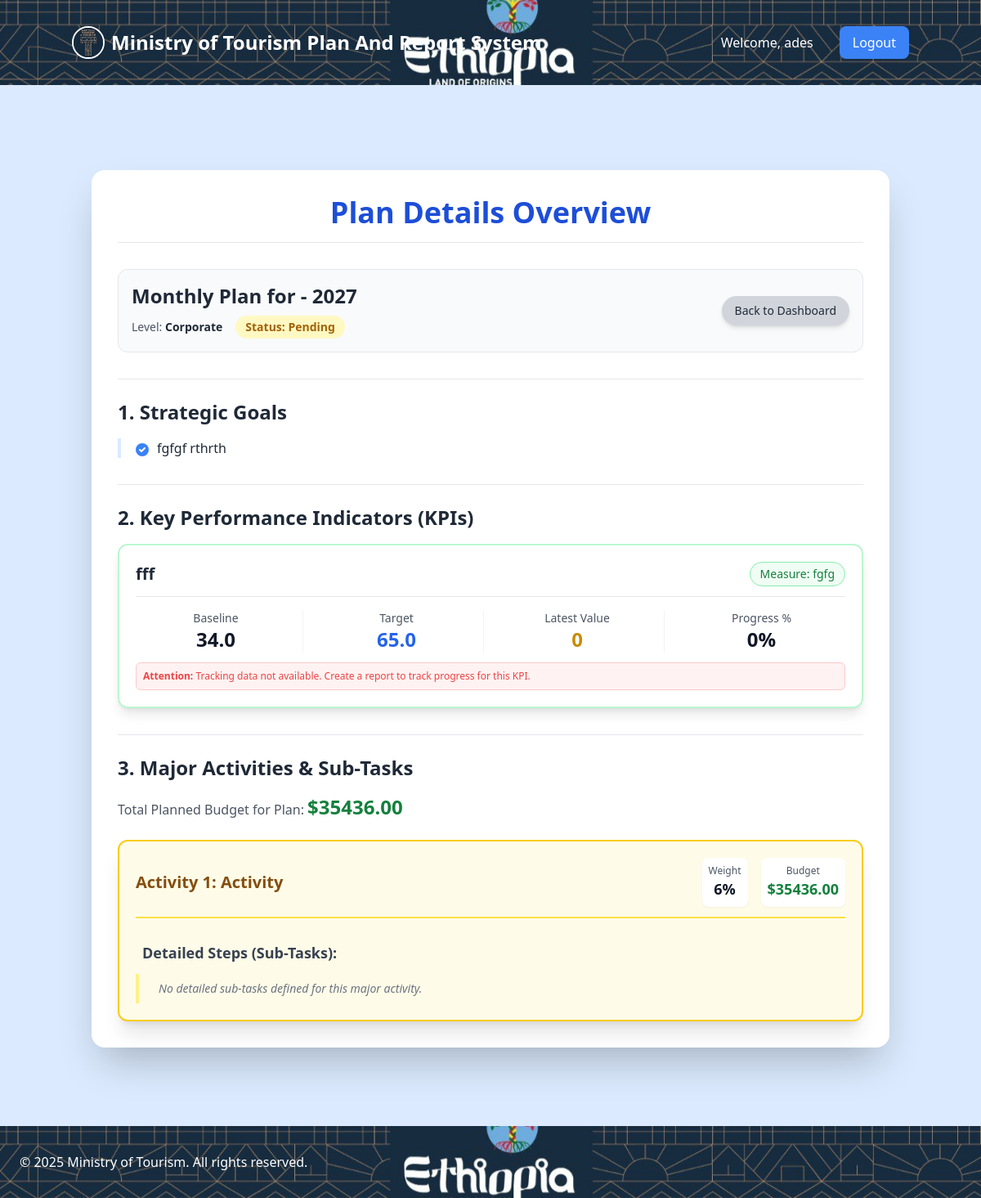
Screenshot of /plans/24/ (signed in) with the database file from the repository.
### accounts/models.py (models this page shows, shortened)
class User(AbstractUser):
    ROLE_CHOICES = (
        ('CORPORATE', 'Corporate'),
        ('STRATEGIC-TEAM', 'Strategic-Team'),
        ('MD', 'MD'),
        ('DEPARTMENT', 'Department'),
        ('DESK', 'Desk'),
        ('INDIVIDUAL', 'Individual'),
    )
    role = models.CharField(max_length=20, choices=ROLE_CHOICES, default='INDIVIDUAL')
    department = models.CharField(max_length=100, blank=True, null=True, help_text="Department of the user (e.g., Marketing, IT)")

### plans/models.py (models this page shows, shortened)
class Plan(models.Model):
    LEVEL_CHOICES = [
        ("individual", "Individual"),
        ("desk", "Desk"),
        ("department", "Department"),
        ("md", "MD"),
        ("corporate", "Corporate"),
        ("strategic-team", "Strategic Team")
    ]
    PLAN_TYPE_CHOICES = [
        ("weekly", "Weekly"),
        ("monthly", "Monthly"),
        ("quarterly", "Quarterly"),
        ("yearly", "Yearly"),
    ]
    user = models.ForeignKey(settings.AUTH_USER_MODEL, on_delete=models.CASCADE)
    level = models.CharField(max_length=20, choices=LEVEL_CHOICES)
    plan_type = models.CharField(max_length=20, choices=PLAN_TYPE_CHOICES)
    year = models.PositiveIntegerField()
    week_number = models.PositiveSmallIntegerField(
        choices=[(i, f"Week {i}") for i in range(1, 53)],
        null=True, blank=True
    )
    MONTH_CHOICES = [
        (1, "July"), (2, "August"), (3, "September"), (4, "October"),
        (5, "November"), (6, "December"), (7, "January"), (8, "February"),
        (9, "March"), (10, "April"), (11, "May"), (12, "June")
    ]
    month = models.PositiveSmallIntegerField(choices=MONTH_CHOICES, null=True, blank=True)
    quarter_number = models.PositiveSmallIntegerField(
        choices=[(i, f"Quarter {i}") for i in range(1, 5)],
        null=True, blank=True
    )
    status = models.CharField(
        max_length=20,
        choices=[("PENDING", "Pending"), ("APPROVED", "Approved"), ("REJECTED", "Rejected")],
        default="PENDING"
    )
    review_comments = models.TextField(blank=True, null=True)
    created_at = models.DateTimeField(auto_now_add=True)
    @property
    def total_budget(self):
        result = self.major_activities.aggregate(total_budget=Sum("budget"))
        return result["total_budget"] or 0.00

class StrategicGoal(models.Model):
    plan = models.ForeignKey(Plan, on_delete=models.CASCADE, related_name="goals", null=True, blank=True)
    title = models.CharField(max_length=255)

class KPI(models.Model):
    plan = models.ForeignKey(Plan, on_delete=models.CASCADE, related_name="kpis", null=True, blank=True)
    name = models.CharField(max_length=255)
    measurement = models.CharField(max_length=255, null=True, blank=True)
    baseline = models.FloatField()
    target = models.FloatField()
    target_q1 = models.FloatField(default=0.0)
    target_q2 = models.FloatField(default=0.0)
    target_q3 = models.FloatField(default=0.0)
    target_q4 = models.FloatField(default=0.0)

class MajorActivity(models.Model):
    plan = models.ForeignKey(
        Plan,
        on_delete=models.CASCADE,
        related_name="major_activities",
        null=True,
        blank=True
    )
    major_activity = models.CharField(max_length=255)
    weight = models.DecimalField(max_digits=5, decimal_places=2)
    budget = models.DecimalField(
    max_digits=10,
    decimal_places=2,
    default=0.00,
    help_text="Allocated budget for this Major Activity."
)
    responsible_person = models.ForeignKey(
        settings.AUTH_USER_MODEL,
        on_delete=models.SET_NULL,
        null=True,
        blank=True
    )

### plans/views.py (the view)
# urls.py: path('plans/<int:plan_id>/', views.view_plan, name='view_plan'),
@login_required
def view_plan(request, plan_id):
    plan = get_object_or_404(
        Plan.objects.prefetch_related(
            'goals',
            'kpis',
            'major_activities__detail_activities' # Ensure activities are fetched
        ),
        id=plan_id
    )
    user_role = request.user.role.lower()
    can_view = False
    if user_role == 'corporate' or (plan.user == request.user) or \
        (user_role == 'department' and plan.user.department == request.user.department):
        can_view = True
    if not can_view:
        raise Http404("You do not have permission to view this plan.")
    goals = plan.goals.all()
    kpis = plan.kpis.all()
    major_activities = plan.major_activities.all()
    context = {
        'plan': plan,
        'goals': plan.goals.all(),
        'kpis': plan.kpis.all(),
        'major_activities': plan.major_activities.all(),
    }
    return render(request, 'plans/view_plan.html', context)

### plans/templates/plans/view_plan.html (shortened to what this page needs)
{% extends "plans/base.html" %}
{% block content %}
<div class="bg-white p-6 sm:p-8 rounded-2xl shadow-2xl max-w-5xl mx-auto mt-8 lg:mt-12 mb-10">
    <h1 class="text-3xl sm:text-4xl font-extrabold text-center text-blue-700 mb-8 border-b pb-4">
        Plan Details Overview
    </h1>
    <div class="mb-8 p-4 border border-gray-200 rounded-xl bg-gray-50">
        <div class="flex flex-col md:flex-row justify-between items-start md:items-center gap-4">
            <div class="flex-1">
                <h2 class="text-2xl font-bold text-gray-800 mb-1">
                    {{ plan.plan_type|capfirst }} Plan
                    for
                    {% if plan.plan_type == 'yearly' %}
                    {{ plan.year }}
                    {% elif plan.plan_type == 'quarterly' %}
                    Q{{ plan.quarter_number }} - {{ plan.year }}
                    {% elif plan.plan_type == 'monthly' %}
                    {{ plan.month|date:"F" }} - {{ plan.year }}
                    {% elif plan.plan_type == 'weekly' %}
                    Week {{ plan.week_number }} - {{ plan.month|date:"F" }} - {{ plan.year }}
                    {% endif %}
                </h2>
                <div class="flex items-center space-x-4 text-sm mt-2">
                    <p class="text-gray-600 font-medium">Level: <span class="font-semibold text-gray-800">{{plan.level|capfirst }}</span></p>
                    <p class="font-bold text-sm px-3 py-1 rounded-full
                        {% if plan.status == 'APPROVED' %}bg-green-100 text-green-700
                        {% elif plan.status == 'REJECTED' %}bg-red-100 text-red-700
                        {% else %}bg-yellow-100 text-yellow-700
                        {% endif %}">
                        Status: {{ plan.get_status_display }}
                    </p>
                </div>
            </div>
            <div class="flex space-x-3 mt-3 md:mt-0">
                <a href="{% url 'dashboard' %}"
                    class="bg-gray-300 text-gray-800 font-medium py-2 px-4 rounded-full hover:bg-gray-400 transition-colors shadow-md text-sm">
                    Back to Dashboard
                </a>
            </div>
        </div>
    </div>
    <hr class="my-6">
    <h3 class="text-2xl font-bold text-gray-800 mt-6 mb-4">1. Strategic Goals</h3>
    <ul class="list-none space-y-3 mb-8 pl-4 border-l-4 border-blue-100">
        {% for goal in goals %}
        <li class="text-gray-700 flex items-start">
            <span class="font-medium text-gray-800">{{ goal.title }}</span>
        </li>
        {% empty %}
        <li class="text-gray-500 italic">No strategic goals defined.</li>
        {% endfor %}
    </ul>
    <hr class="my-6">
    <h3 class="text-2xl font-bold text-gray-800 mt-6 mb-4">2. Key Performance Indicators (KPIs)</h3>
    <div class="space-y-6 mb-8">
        {% for kpi in kpis %}
        <div class="border-2 border-green-200 p-5 rounded-xl bg-white shadow-lg">
            <div class="flex flex-col sm:flex-row justify-between items-start sm:items-center mb-4 border-b pb-3">
                <p class="font-bold text-xl text-gray-800">{{ kpi.name }}</p>
                <p
                    class="text-sm font-medium border border-green-300 bg-green-50 text-green-700 px-3 py-1 rounded-full mt-2 sm:mt-0">
                    Measure: {{ kpi.measurement|default:"N/A" }}
                </p>
            </div>
            <div class="grid grid-cols-2 md:grid-cols-4 gap-4 text-center">
                <div class="border-r border-gray-100 pr-2">
                    <span class="font-medium text-gray-600 block text-sm">Baseline</span>
                    <span class="text-gray-900 font-extrabold text-2xl">{{ kpi.baseline|default:"-" }}</span>
                </div>
                <div class="border-r border-gray-100 pr-2">
                    <span class="font-medium text-gray-600 block text-sm">Target</span>
                    <span class="text-blue-600 font-extrabold text-2xl">{{ kpi.target|default:"-" }}</span>
                </div>
                <div class="border-r border-gray-100 pr-2">
                    <span class="font-medium text-gray-600 block text-sm">Latest Value</span>
                    <span class="text-yellow-600 font-extrabold text-2xl">{{ kpi.latest_report.value|default:"0"}}</span>
                </div>
                 <div>
                    <span class="font-medium text-gray-600 block text-sm">Progress %</span>
                    <span class="text-gray-900 font-extrabold text-2xl">{{kpi.progress_percentage|floatformat:0|default:"0" }}%</span>
                </div>
            </div>
            {% if not kpi.latest_report %}
            <p class="text-red-500 text-xs mt-3 bg-red-50 p-2 rounded-md border border-red-200">
                <span class="font-bold">Attention:</span> Tracking data not available. Create a report to track progress
                for this KPI.
            </p>
            {% endif %}
        </div>
        {% empty %}
        <p class="text-gray-500 italic">No KPIs defined.</p>
        {% endfor %}
    </div>
    <hr class="my-6">
    <h3 class="text-2xl font-bold text-gray-800 mt-6 mb-4">3. Major Activities & Sub-Tasks</h3>
    <p class="text-gray-600 mb-6">Total Planned Budget for Plan: <span class="font-bold text-2xl text-green-700">${{ plan.total_budget|floatformat:2 }}</span></p>
    <div class="space-y-8">
        {% for major_activity in major_activities %}
        <div class="border-2 border-yellow-400 p-5 rounded-xl bg-yellow-50 shadow-xl transition-all duration-300">
            <div
                class="flex flex-col sm:flex-row justify-between items-start sm:items-center mb-4 pb-3 border-b-2 border-yellow-300">
                <h4 class="font-extrabold text-xl text-yellow-800">
                    Activity {{ forloop.counter }}: {{ major_activity.major_activity }}
                </h4>
                <div class="flex space-x-4 text-sm mt-3 sm:mt-0">
                    <div class="text-center bg-white p-2 rounded-lg shadow-sm">
                        <span class="font-medium text-gray-600 block text-xs">Weight</span>
                        <span class="text-gray-900 font-bold text-lg">{{ major_activity.weight|floatformat:0|default:"0"}}%</span>
                    </div>
                    <div class="text-center bg-white p-2 rounded-lg shadow-sm">
                        <span class="font-medium text-gray-600 block text-xs">Budget</span>
                        <span class="text-green-700 font-bold text-lg">${{ major_activity.budget|floatformat:2 }}</span>
                    </div>
                </div>
            </div>
            <div class="pt-3">
                <p class="text-lg font-semibold text-gray-700 mb-3 ml-2">Detailed Steps (Sub-Tasks):</p>
                <div class="space-y-4 pl-4 border-l-4 border-yellow-200">
                    {% for detail_activity in major_activity.detail_activities.all %}
                    <div
                        class="p-4 bg-white border border-yellow-200 rounded-lg shadow-md hover:shadow-lg transition-shadow duration-200">
                        <div class="flex justify-between items-start mb-2">
                            <p class="font-semibold text-gray-800 flex-1 pr-4">
                                {{ forloop.parentloop.counter }}.{{ forloop.counter }} {{detail_activity.detail_activity }}
                            </p>
                            <span class="text-xs font-bold px-3 py-1 rounded-full whitespace-nowrap
                                        {% if detail_activity.status == 'COMPLETED' %}bg-green-100 text-green-700
                                        {% elif detail_activity.status == 'IN_PROGRESS' %}bg-blue-100 text-blue-700
                                        {% else %}bg-gray-100 text-gray-600
                                        {% endif %}">
                                {{ detail_activity.get_status_display }}
                            </span>
                        </div>
                        <div class="flex justify-between items-center text-sm text-gray-600">
                        <p>Responsible: <span class="font-medium text-gray-800">{{ detail_activity.responsible_person }}</span></p>
                        <p>Weight: <span class="font-medium text-gray-800">{{ detail_activity.weight|floatformat:0 }}%</span></p>
                        </div>
                    </div>
                    {% empty %}
                    <p class="text-gray-500 text-sm italic p-2">No detailed sub-tasks defined for this major activity.
                    </p>
                    {% endfor %}
                </div>
            </div>
        </div>
        {% empty %}
        <p class="text-gray-500 italic">No major activities defined for this plan.</p>
        {% endfor %}
    </div>
</div>
{% endblock %}

### plans/templates/plans/base.html (shortened to what this page needs)
{% load static %}
<!DOCTYPE html>
<html lang="en">
<head>
    <script src="https://cdn.tailwindcss.com"></script>
</head>
<body class="bg-blue-100 min-h-screen font-sans antialiased">
<header class="py-8 px-6 mb-6 bg-cover bg-center bg-[url('{% static "plans/images/ministryoftourism.jpg" %}')]">
    <div class="container mx-auto">
        <div class="flex justify-between items-center">
            <div class="flex items-center">
                <img src="{% static 'plans/images/tourism logo.jpg' %}"
                     class="h-10 w-10 mr-2 object-cover rounded-full shadow-sm border-2 border-white">
                <h1 class="hidden md:block text-2xl font-bold text-white">
                    Ministry of Tourism Plan And Report System
                </h1>
            </div>
            <div class="hidden md:flex items-center gap-4">
                {% if user.is_authenticated %}
                <span class="text-white mr-4">Welcome, {{ user.username }}</span>
                <form action="{% url 'logout' %}" method="post" class="inline">
                    <button type="submit" class="bg-blue-500 text-white px-4 py-2 rounded-lg hover:bg-red-600">
                        Logout
                    </button>
                </form>
                {% else %}
                <a href="{% url 'login' %}" class="bg-blue-500 text-white px-4 py-2 rounded-lg hover:bg-blue-600">
                    Login
                </a>
                {% endif %}
            </div>
        </div>
    </div>
</header>
<main class="container mx-auto px-6 py-8">
    {% block content %}
    {% endblock %}
</main>
<footer class="mt-6 py-8 px-6 text-left text-white bg-cover bg-center bg-[url('{% static "plans/images/ministryoftourism.jpg" %}')]">
    &copy; 2025 Ministry of Tourism. All rights reserved.
</footer>
</body>
</html>

### rows the page displays
User: username "ades"
Plan: plan_type "Monthly", year "2027", level "Corporate", status "Pending", total_budget "35436.00"
StrategicGoal: title "fgfgf rthrth"
KPI: name "fff", measurement "fgfg", baseline "34.0", target "65.0", latest_report.value "0", progress_percentage "0"
MajorActivity: major_activity "Activity", weight "6", budget "35436.00"
